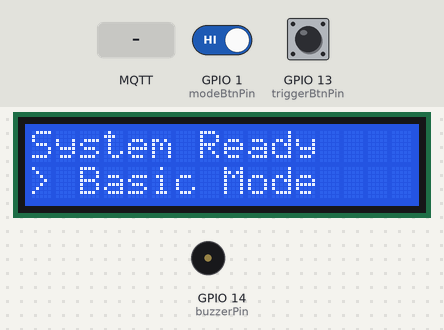
This sketch was run on a simulated ESP32. Shown: 16×2 character LCD, buzzer (waves = sounding). The test bench sets the inputs (shaded band); at power-on: GPIO 13 (triggerBtnPin) HIGH, GPIO 1 (modeBtnPin) HIGH. WiFi joins after 1.5 s; servers stay silent unless stated; random numbers use the default seed unless the sketch sets one; no MQTT or app messages arrive unless stated.

Above: at 3.7 s.
3.8 s: GPIO 13 (triggerBtnPin) pulled LOW for 0.15 s
At 5.3 s:
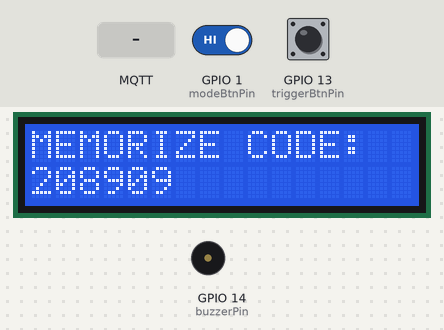
5.6 s: MQTT message "BOOM" arrives on the second subscribed topic
At 7.4 s:
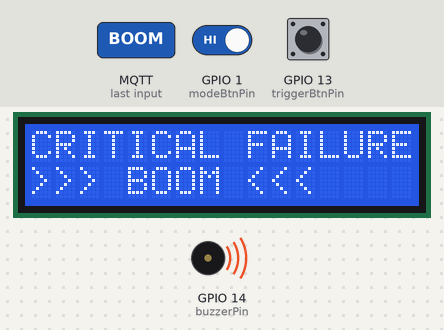
8.6 s: GPIO 1 (modeBtnPin) driven LOW and GPIO 13 (triggerBtnPin) driven LOW
11.6 s: MQTT message "5" arrives on the first subscribed topic
At 14.0 s:
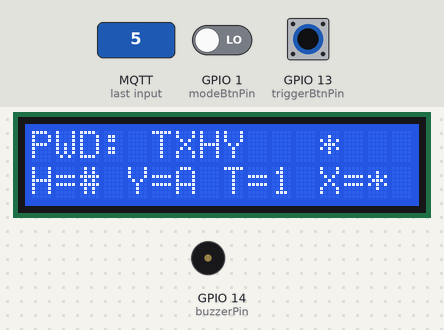
14.6 s: MQTT message "90" arrives on the first subscribed topic
At 16.0 s:
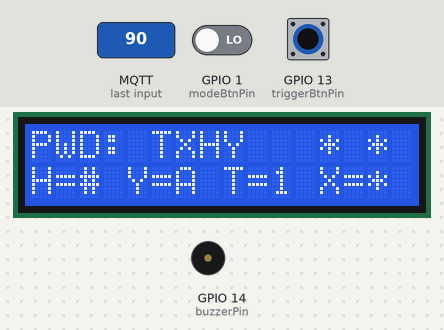
17.6 s: MQTT message "game/bomb/status" arrives on the first subscribed topic
Timing chart, 0 to 20.8 s (numbered marks = the images above; inputs shaded):
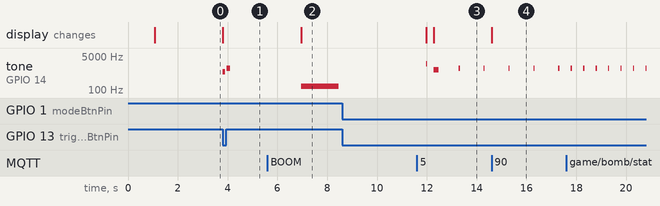

The sketch:

bomb_mcu.ino
```cpp
#include <WiFi.h>
#include <PubSubClient.h>
#include <LiquidCrystal.h>

// ==========================================
// 1. NETWORK CREDENTIALS
// ==========================================
const char* ssid = "Alshehri";
const char* password = "Ha112233@";
const char* mqtt_server = "192.168.8.138"; // Your laptop's IP

WiFiClient espClient;
PubSubClient client(espClient);

// ==========================================
// 2. HARDWARE PINS
// ==========================================
LiquidCrystal lcd(4, 5, 6, 7, 15, 16);
const int modeBtnPin = 1;
const int triggerBtnPin = 13;
const int buzzerPin = 14;

// ==========================================
// 3. GAME LOGIC STATES
// ==========================================
bool isEncryptedMode = false; // False = Basic, True = Encrypted
bool isGameRunning = false;
String currentPassword = "";
String currentGuess = "";

// --- NEW: Time Tracking Variables for the Panic Beeper ---
unsigned long gameStartTime = 0;
int gameDurationSeconds = 0;
unsigned long lastBeepTime = 0;

// ==========================================
// 4. MQTT INBOX (Listening to the Console)
// ==========================================
void callback(char* topic, byte* payload, unsigned int length) {
  String message = "";
  for (int i = 0; i < length; i++) {
    message += (char)payload[i];
  }

  // A. IF THE CONSOLE TIMER RAN OUT
  if (String(topic) == "game/bomb/status" && message == "BOOM" && isGameRunning) {
    loseGame();
  }

  // B. IF THE CONSOLE SENT A KEYPAD PRESS
  if (String(topic) == "game/pad/input" && isGameRunning) {
    // We removed the click sound here so it doesn't interrupt the panic beeper

    currentGuess += message;

    if (isEncryptedMode) {
      lcd.setCursor(11 + currentGuess.length(), 0);
    } else {
      lcd.setCursor(currentGuess.length() - 1, 1);
    }
    lcd.print("*");

    if (currentGuess.length() == currentPassword.length()) {
      if (currentGuess == currentPassword) {
        winGame();
      } else {
        loseGame();
      }
    }
  }
}

// ==========================================
// 5. SETUP
// ==========================================
void setup() {
  Serial.begin(115200);

  pinMode(modeBtnPin, INPUT_PULLUP);
  pinMode(triggerBtnPin, INPUT_PULLUP);
  pinMode(buzzerPin, OUTPUT);

  randomSeed(analogRead(0));

  delay(1000);
  lcd.begin(16, 2);
  updateIdleScreen();

  WiFi.begin(ssid, password);
  while (WiFi.status() != WL_CONNECTED) { delay(500); }

  client.setServer(mqtt_server, 1883);
  client.setCallback(callback);
}

// ==========================================
// 6. MAIN LOOP
// ==========================================
void loop() {
  if (!client.connected()) {
    String clientId = "BombBrain-";
    clientId += String(random(0xffff), HEX);
    if (client.connect(clientId.c_str())) {
      client.subscribe("game/pad/input");
      client.subscribe("game/bomb/status");
    }
  }
  client.loop();

  if (!isGameRunning) {
    if (digitalRead(modeBtnPin) == LOW) {
      isEncryptedMode = !isEncryptedMode;
      tone(buzzerPin, 2000, 30);
      updateIdleScreen();
      delay(300);
    }

    if (digitalRead(triggerBtnPin) == LOW) {
      if (isEncryptedMode) {
        runEncryptedSequence();
      } else {
        runBasicSequence();
      }
    }
  } else {
    // --- NEW: If the game is running, handle the ticking sound! ---
    handleBeeper();
  }
}

// ==========================================
// 7. GAME SEQUENCE FUNCTIONS
// ==========================================

// --- NEW: The Panic Beeper Logic ---
void handleBeeper() {
  unsigned long currentMillis = millis();
  int elapsedSeconds = (currentMillis - gameStartTime) / 1000;
  int timeLeft = gameDurationSeconds - elapsedSeconds;

  int beepInterval;

  // Determine how fast it should beep based on time left
  if (timeLeft <= 5) {
    beepInterval = 150;  // Panic mode (Super fast!)
  } else if (timeLeft <= 10) {
    beepInterval = 500;  // Hurry mode (Medium fast)
  } else {
    beepInterval = 1000; // Normal mode (Once a second)
  }

  // If enough time has passed, trigger the beep
  if (currentMillis - lastBeepTime >= beepInterval) {
    lastBeepTime = currentMillis;
    tone(buzzerPin, 1200, 50); // A short, sharp 50ms beep!
  }
}

void updateIdleScreen() {
  lcd.clear();
  lcd.setCursor(0, 0);
  lcd.print("System Ready");
  lcd.setCursor(0, 1);
  if (isEncryptedMode) lcd.print("> Encrypted Mode");
  else lcd.print("> Basic Mode");
}

void runBasicSequence() {
  long code = random(100000, 1000000); // 6 digits!
  currentPassword = String(code);

  lcd.clear();
  lcd.setCursor(0, 0);
  lcd.print("MEMORIZE CODE:");
  lcd.setCursor(0, 1);
  lcd.print(currentPassword);

  tone(buzzerPin, 800, 100); delay(150);
  tone(buzzerPin, 1200, 150); delay(3000);

  startGame("10");
}

void runEncryptedSequence() {
  const char padChars[] = "1234567890ABCD*#";
  char letters[4];
  char keys[4];
  currentPassword = "";

  for(int i = 0; i < 4; i++) {
    bool isUnique;
    do {
      isUnique = true;
      letters[i] = (char)random(69, 91);
      for(int j = 0; j < i; j++) {
        if(letters[i] == letters[j]) isUnique = false;
      }
    } while(!isUnique);
  }

  for(int i = 0; i < 4; i++) {
    keys[i] = padChars[random(0, 16)];
    currentPassword += keys[i];
  }

  int indices[] = {0, 1, 2, 3};
  for (int i = 3; i > 0; i--) {
    int j = random(0, i + 1);
    int temp = indices[i];
    indices[i] = indices[j];
    indices[j] = temp;
  }

  String row1 = "PWD: ";
  for(int i = 0; i < 4; i++) {
    row1 += letters[i];
  }

  String row2 = "";
  for(int i = 0; i < 4; i++) {
    int idx = indices[i];
    row2 += letters[idx];
    row2 += "=";
    row2 += keys[idx];
    if(i < 3) row2 += " ";
  }

  lcd.clear();
  lcd.setCursor(0, 0);
  lcd.print(row1);
  lcd.setCursor(0, 1);
  lcd.print(row2);

  tone(buzzerPin, 1000, 200);
  startGame("15");
}

void startGame(String seconds) {
  isGameRunning = true;
  currentGuess = "";

  // --- NEW: Save the exact time the game started for the beeper ---
  gameStartTime = millis();
  gameDurationSeconds = seconds.toInt();
  lastBeepTime = millis();

  if (!isEncryptedMode) {
    lcd.clear();
    lcd.setCursor(0, 0);
    lcd.print("ENTER PASSCODE:");
  }

  String modeName = isEncryptedMode ? "ENCRYPTED" : "BASIC";
  String mqttPayload = "START:" + seconds + ":" + modeName + ":" + currentPassword;

  client.publish("game/bomb/status", mqttPayload.c_str());
}

void winGame() {
  isGameRunning = false;
  client.publish("game/bomb/status", "DEFUSED");

  lcd.clear();
  lcd.setCursor(0, 0);
  lcd.print("SYSTEM SECURE");
  lcd.setCursor(0, 1);
  lcd.print("BOMB DEFUSED");

  tone(buzzerPin, 1000, 100); delay(100);
  tone(buzzerPin, 1500, 100); delay(100);
  tone(buzzerPin, 2000, 300);

  delay(5000);
  updateIdleScreen();
}

void loseGame() {
  isGameRunning = false;
  client.publish("game/bomb/status", "BOOM");

  lcd.clear();
  lcd.setCursor(0, 0);
  lcd.print("CRITICAL FAILURE");
  lcd.setCursor(0, 1);
  lcd.print(">>> BOOM <<<");

  tone(buzzerPin, 150, 1500);

  delay(5000);
  updateIdleScreen();
}
```

Measured:
- after the input at 3.8 s, tone on GPIO 14 (buzzerPin): silent → 800 Hz at once, → silent 0.10 s later, → 1200 Hz 0.05 s later, → silent 0.15 s later; the display: changes at once (image 1)
- after the input at 8.6 s, every drawn part: stays the same
- after the input at 14.6 s, the display: changes at once (image 4)
